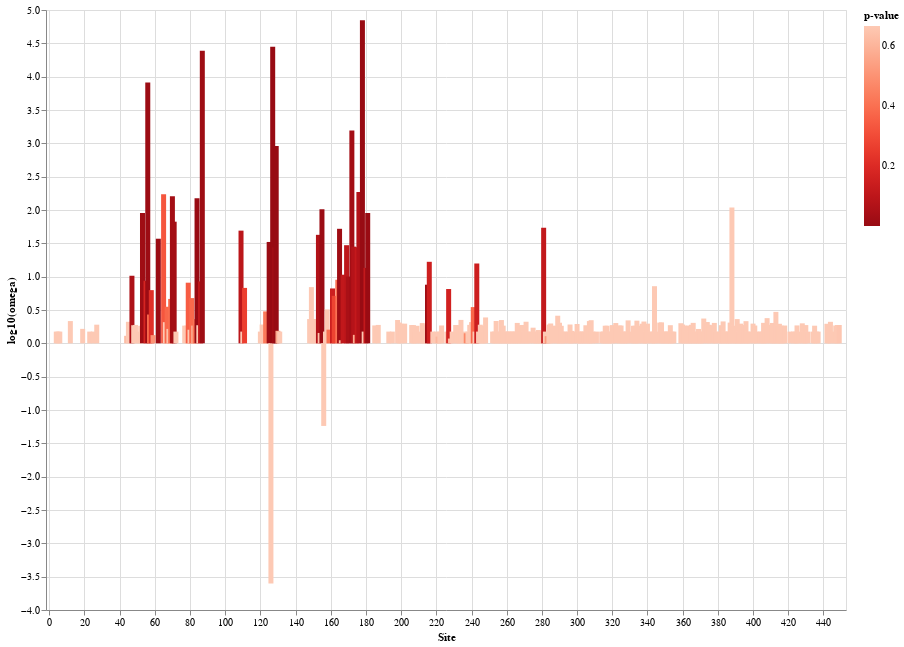

The notebook cell saved with this chart:
### Code cell
df["log10(omega)"] = np.log10(df["omega"])

source = df

line = alt.Chart(source).mark_bar().encode(
    x= alt.X('Site', scale=alt.Scale(domain=(1, 450), clamp=True)),
    y= 'log10(omega)',
    color=alt.Color('p-value', scale=alt.Scale(scheme='reds', reverse=True))
).properties(
    width=800,
    height=600)

line
#line.save('Figure2_MEME.png')

### Figure 1 — Vega-Lite specification as saved in the notebook (floating-point values rounded to 4 significant figures; data arrays with more than 128 entries replaced by an {"elided": "..."} marker saying what was removed)
{"config": {"view": {"continuousWidth": 400, "continuousHeight": 300}}, "data": {"name": "data-1f525528c5a439a66bb4421f3e4b0c11"}, "mark": "bar", "encoding": {"color": {"type": "quantitative", "field": "p-value", "scale": {"reverse": true, "scheme": "reds"}}, "x": {"type": "quantitative", "field": "Site", "scale": {"clamp": true, "domain": [1, 450]}}, "y": {"type": "quantitative", "field": "log10(omega)"}}, "height": 600, "width": 800, "$schema": "https://vega.github.io/schema/vega-lite/v4.8.1.json", "datasets": {"data-1f525528c5a439a66bb4421f3e4b0c11": {"elided": "449 records"}}}
